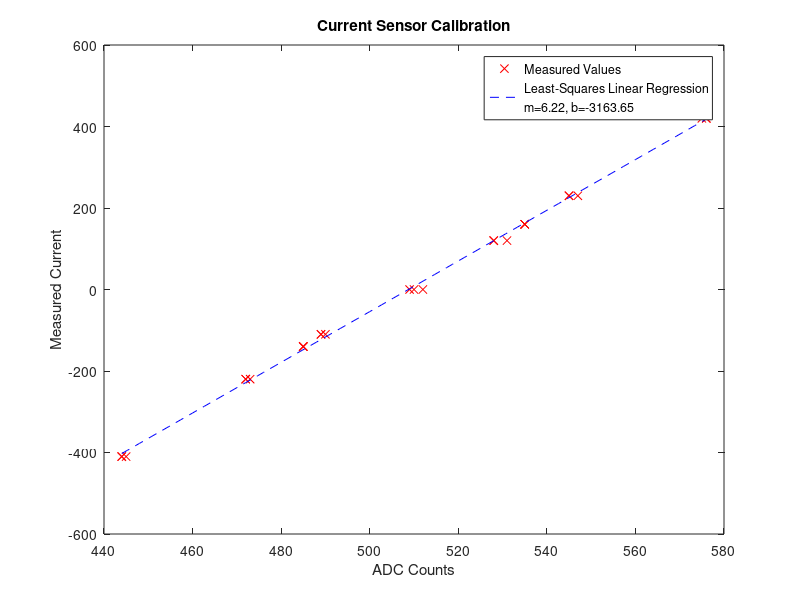

Source code (MATLAB):
%%
clear
close all
%% 
% calibrationVals_counts = [568 574 528 448 512 528 575 560 512 495 415 447 591 471 576 391 464 448 608 607 623 439 415 464 503 512 511];
% calibrationVals_mA = [120 120 120 -120 -120 -120 160 160 160 -160 -160 -160 220 220 220 -230 -230 -230 430 430 430 -440 -440 -440 0 0 0];
calibrationVals_counts = [528 531 528 490 489 489 535 535 535 485 485 485 545 545 547 472 472 473 575 576 576 444 444 445 510 509 512];
calibrationVals_mA = [120 120 120 -110 -110 -110 160 160 160 -140 -140 -140 230 230 230 -220 -220 -220 420 420 420 -410 -410 -410 0 0 0];

p = polyfit(calibrationVals_counts, calibrationVals_mA, 1);
m = p(1);
b = p(2);

countVals = linspace(min(calibrationVals_counts), max(calibrationVals_counts), 100);

figure
plot(calibrationVals_counts, calibrationVals_mA, 'rx')
hold on
plot(countVals,m*countVals+b, 'b--');
xlabel('ADC Counts')
ylabel('Measured Current')
title('Current Sensor Calibration')
legend('Measured Values', sprintf('Least-Squares Linear Regression\nm=%.2f, b=%.2f', m, b), location='best')
%%
saveas(gcf,'..\latex\images\current_sensor_calibration_curve.png');